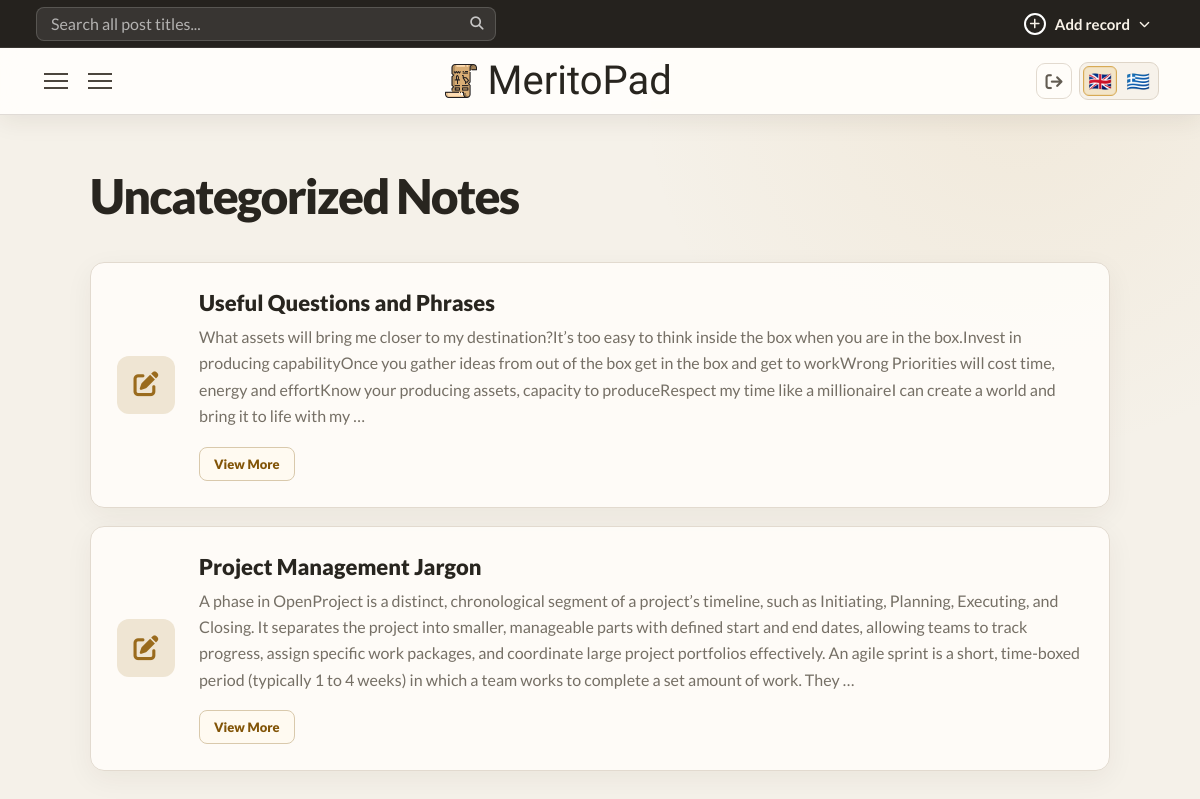
Page /cnicou/notes/category/uncategorized (signed in) on the committed database.
### core/models.py (models this page shows, shortened)
class BaseCategory(UserOwnedModel):
    name = models.CharField(max_length=255)
    slug = models.SlugField(blank=True)
    class Meta:
        abstract = True
        constraints = [
            models.UniqueConstraint(
                fields=("user", "slug"),
                name="unique_%(class)s_user_slug",
            )
        ]

class NoteCategory(BaseCategory):
    pass

class UserOwnedModel(models.Model):
    user = models.ForeignKey(
        settings.AUTH_USER_MODEL,
        on_delete=models.CASCADE,
        related_name="%(class)s_records",
        null=True,
        blank=True,
    )
    class Meta:
        abstract = True
        constraints = [
            models.UniqueConstraint(
                fields=("user", "slug"),
                name="unique_%(class)s_user_slug",
            )
        ]

class Note(UserOwnedModel):
    title = models.CharField(max_length=255)
    slug = models.SlugField(blank=True)
    created_at = models.DateTimeField(auto_now_add=True)
    content = CKEditor5Field('Content', config_name='extends')  # or 'default'
    category = models.ForeignKey(
        NoteCategory,
        on_delete=models.CASCADE,
        related_name="notes_by_category",
        null=True
    )
    subcategory = models.ForeignKey(
        NoteSubcategory,
        on_delete=models.CASCADE,
        related_name="notes_by_subcategory",
        blank=True,
        null=True
    )
    tags = models.ManyToManyField(
        NoteTag,
        related_name="notes_by_tag",
        blank=True
    )

### core/views.py (the view)
# urls.py: path("notes/category/<slug:slug>",views.note_category,name="note_category"),
@workspace_login_required
def note_category(request,slug):
    note_categories = taxonomy_for_user(NoteCategory, request.user)
    note_category = get_object_or_404(NoteCategory, slug=slug, user=request.user)
    note_tags = taxonomy_for_user(NoteTag, request.user)
    articles = records_for_user(Note, request.user).filter(category=note_category).order_by("-created_at")
    paginator = Paginator(articles, 6) # Show 9 per page.
    page_number = request.GET.get('page')
    page_obj = paginator.get_page(page_number)
    for category in note_categories:
        category.sub_categories = category.subcategories.filter(user=request.user)
    return render(request,"core/categories/note-category.html",{
        "page_obj":page_obj,
        "article_category":note_category,
        "article_categories":note_categories,
        "article_tags":note_tags,
    })

### core/context_processors.py (called while the page is built)
def workspace_record_type(request):
    match = getattr(request, "resolver_match", None)
    if match is None:
        return {}
    url_name = match.url_name or ""
    record_type = match.kwargs.get("record_type")
    if not record_type:
        record_type = "article" if url_name == "index" else url_name.split("_", 1)[0]
    if record_type not in WORKSPACE_RECORD_TYPES:
        return {}
    return {
        "workspace_record_type": record_type,
        "workspace_is_record_form": url_name.endswith(("_create", "_edit")),
        "workspace_is_single": url_name.endswith("_single"),
    }

### core/taxonomy.py (called while the page is built)
def default_category_first(queryset):
    return queryset.annotate(
        _default_category_order=Case(
            When(slug=DEFAULT_CATEGORY_SLUG, then=Value(0)),
            default=Value(1),
            output_field=IntegerField(),
        )
    ).order_by("_default_category_order", "name")

def is_category_model(model):
    return issubclass(model, BaseCategory)

### core/views.py (called while the page is built)
def records_for_user(model, user):
    return model.objects.filter(user=user)

def taxonomy_for_user(model, user):
    queryset = model.objects.filter(user=user)
    if is_category_model(model):
        return default_category_first(queryset)
    return queryset.order_by("name")

def workspace_login_required(view):
    @wraps(view)
    def workspace_view(request, *args, username=None, **kwargs):
        if username != request.user.username:
            raise Http404
        return view(request, *args, **kwargs)
    return login_required(workspace_view)

### core/templates/core/categories/note-category.html (shortened to what this page needs)
{% extends 'core/base.html' %}
{% block main %}
<div class="grid">
    <div class="grid-right">
        <div class="grid-right-wraper">
            <h1 class="post-type-title">{{article_category.name}} Notes</h1>
            {% for article in page_obj %}
                <article class="preview">
                    <div class="icon">
                       <i class="fa-solid fa-pen-to-square"></i>
                    </div>
                    <div class="content">
                        <h2>{{article.title}}</h2>
                        <p>{{article.content | safe | striptags | truncatewords:70 }}</p>
                        <a class="view-single-btn" href="{% url 'note_single' request.user.username article.slug %}">View More</a>
                    </div>
                </article>
            {% empty %}
                <p class="no-entries">No entries yet to show...</p>
            {% endfor %}
    </div>
    </div>
</div>
{% endblock %}

### rows in the picture
NoteCategory: name "Uncategorized"
Note: title "Useful Questions and Phrases", content "What assets will bring me closer to my destination?It’s too easy to think inside the box when you are in the box.Invest in producing capabilityOnce you gather ideas from out of the box get in the box and get to workWrong Priorities will cost time, energy and effortKnow your producing assets, capacity to produceRespect my time like a millionaireI can create a world and bring it to life with my …"
Note: title "Project Management Jargon", content "A phase in OpenProject is a distinct, chronological segment of a project’s timeline, such as Initiating, Planning, Executing, and Closing. It separates the project into smaller, manageable parts with defined start and end dates, allowing teams to track progress, assign specific work packages, and coordinate large project portfolios effectively. An agile sprint is a short, time-boxed period (typically 1 to 4 weeks) in which a team works to complete a set amount of work. They …"
